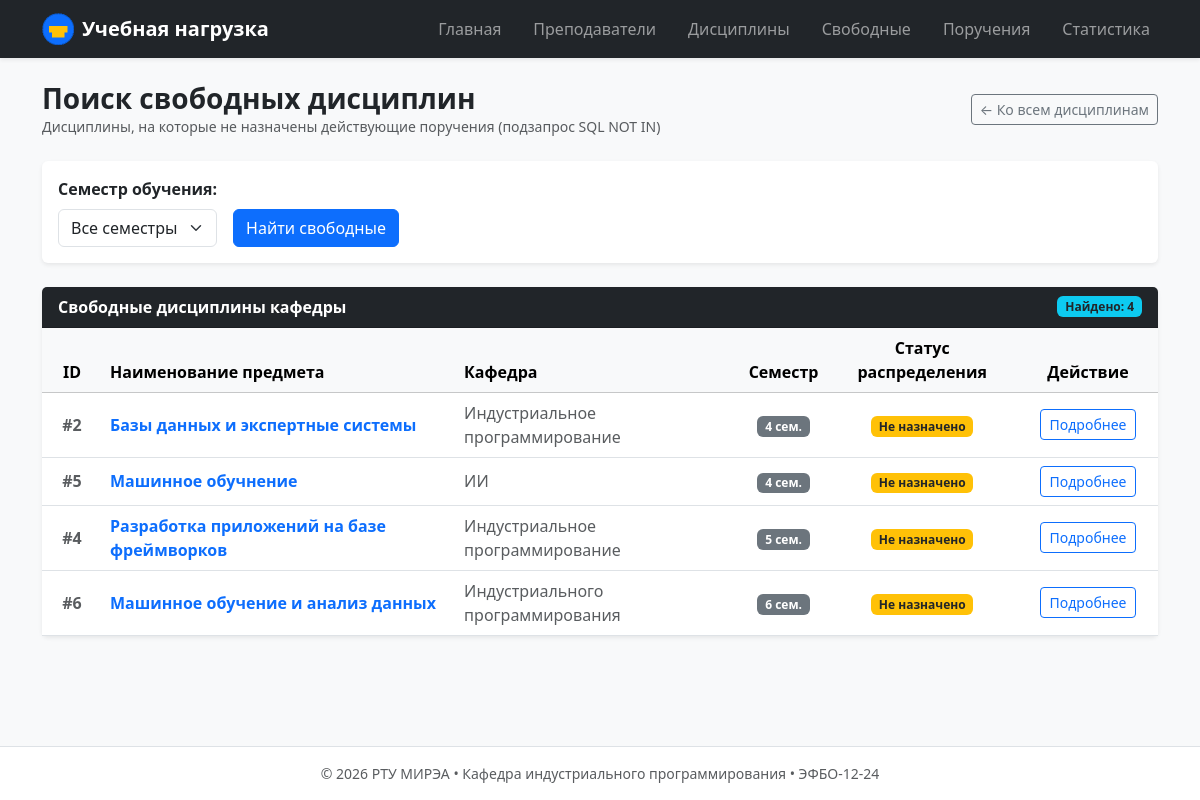
Page /disciplines/available/ on the committed database.
### disciplines/views.py (the view)
# urls.py: path("available/", views.available_disciplines, name="available"),
def available_disciplines(request: HttpRequest) -> HttpResponse:
    semester = request.GET.get("semester", "").strip()
    conn = get_connection()
    if semester and semester.isdigit():
        disciplines_data = conn.execute(
            """
            SELECT id, name, department, semester
            FROM disciplines
            WHERE id NOT IN (
                SELECT discipline_id
                FROM workloads
                WHERE is_cancelled = 0
            ) AND semester = ?
            ORDER BY semester ASC, name ASC;
            """,
            [int(semester)],
        ).fetchall()
    else:
        disciplines_data = conn.execute(
            """
            SELECT id, name, department, semester
            FROM disciplines
            WHERE id NOT IN (
                SELECT discipline_id
                FROM workloads
                WHERE is_cancelled = 0
            )
            ORDER BY semester ASC, name ASC;
            """
        ).fetchall()
    conn.close()
    return render(
        request,
        "disciplines/available.html",
        {
            "disciplines": disciplines_data,
            "semester": semester,
        },
    )

### db/database.py (called while the page is built)
def get_connection():
    conn = sqlite3.connect(DB_PATH)
    conn.row_factory = sqlite3.Row
    conn.execute("PRAGMA foreign_keys = ON")
    return conn

### disciplines/templates/disciplines/available.html (shortened to what this page needs)
{% extends "base.html" %}
{% block content %}
<div class="d-flex justify-content-between align-items-center mb-4">
  <div>
    <h2 class="h3 fw-bold mb-0">Поиск свободных дисциплин</h2>
    <p class="text-muted small mb-0">
      Дисциплины, на которые не назначены действующие поручения (подзапрос SQL NOT IN)
    </p>
  </div>
  <a href="{% url 'disciplines:list' %}" class="btn btn-outline-secondary btn-sm">
    &larr; Ко всем дисциплинам
  </a>
</div>
<div class="card shadow-sm border-0 mb-4">
  <div class="card-body">
    <form method="get" class="row g-3 align-items-end">
      <div class="col-auto">
        <label for="semester" class="form-label fw-semibold">Семестр обучения:</label>
        <select name="semester" id="semester" class="form-select">
          <option value="">Все семестры</option>
        </select>
      </div>
      <div class="col-auto">
        <button type="submit" class="btn btn-primary">
          Найти свободные
        </button>
      </div>
    </form>
  </div>
</div>
<div class="card shadow-sm border-0">
  <div class="card-header bg-dark text-white d-flex justify-content-between align-items-center">
    <span class="fw-semibold">Свободные дисциплины кафедры</span>
    <span class="badge bg-info text-dark">Найдено: {{ disciplines|length }}</span>
  </div>
  <div class="table-responsive">
    <table class="table table-hover align-middle mb-0">
      <thead class="table-light">
        <tr>
          <th class="text-center" style="width: 60px;">ID</th>
          <th>Наименование предмета</th>
          <th>Кафедра</th>
          <th class="text-center">Семестр</th>
          <th class="text-center">Статус распределения</th>
          <th class="text-center" style="width: 140px;">Действие</th>
        </tr>
      </thead>
      <tbody>
        {% for d in disciplines %}
          <tr>
            <td class="text-center text-muted fw-bold">#{{ d.id }}</td>
            <td class="fw-semibold">
              <a href="{% url 'disciplines:detail' d.id %}" class="text-decoration-none">
                {{ d.name }}
              </a>
            </td>
            <td class="text-muted">{{ d.department }}</td>
            <td class="text-center">
              <span class="badge bg-secondary">{{ d.semester }} сем.</span>
            </td>
            <td class="text-center">
              <span class="badge bg-warning text-dark">Не назначено</span>
            </td>
            <td class="text-center">
              <a href="{% url 'disciplines:detail' d.id %}" class="btn btn-sm btn-outline-primary">
                Подробнее
              </a>
            </td>
          </tr>
        {% empty %}
          <tr>
            <td colspan="6" class="text-center py-4 text-muted">
              Нет нераспределенных дисциплин по выбранному критерию.
            </td>
          </tr>
        {% endfor %}
      </tbody>
    </table>
  </div>
</div>
{% endblock %}

### templates/base.html (shortened to what this page needs)
{% load static %}<!DOCTYPE html>
<html lang="ru">
<head>
  <link rel="stylesheet" href="https://cdn.jsdelivr.net/npm/bootstrap@5.3.3/dist/css/bootstrap.min.css">
  <link rel="stylesheet" href="{% static 'homepage/css/style.css' %}">
</head>
<body class="bg-light d-flex flex-column min-vh-100">
  {% include "includes/navigation.html" %}
  <main class="container mb-5 flex-grow-1">
    {% block content %}
    {% endblock %}
  </main>
  <footer class="bg-white border-top py-3 mt-auto text-center text-muted small">
    <div class="container">
      <p class="mb-0">
        &copy; <span id="current-year"></span> РТУ МИРЭА &bull; Кафедра индустриального программирования &bull; ЭФБО-12-24
      </p>
    </div>
  </footer>
</body>
</html>

### templates/includes/navigation.html
{% load static %}
<nav class="navbar navbar-expand-lg navbar-dark bg-dark mb-4 shadow-sm">
  <div class="container">
    <a class="navbar-brand fw-bold d-flex align-items-center" href="{% url 'homepage:index' %}">
      <img src="{% static 'homepage/img/logo.png' %}" alt="Логотип" class="workload-logo me-2">
      <span>Учебная нагрузка</span>
    </a>
    <div class="navbar-nav ms-auto flex-row gap-3">
      <a class="nav-link" href="{% url 'homepage:index' %}">Главная</a>
      <a class="nav-link" href="{% url 'teachers:list' %}">Преподаватели</a>
      <a class="nav-link" href="{% url 'disciplines:list' %}">Дисциплины</a>
      <a class="nav-link" href="{% url 'disciplines:available' %}">Свободные</a>
      <a class="nav-link" href="{% url 'workloads:list' %}">Поручения</a>
      <a class="nav-link" href="{% url 'workloads:statistics' %}">Статистика</a>
    </div>
  </div>
</nav>

### homepage/static/homepage/css/style.css (style rules this page uses)
body { min-height: 100vh; }
.workload-logo { width: 32px; height: 32px; object-fit: contain; vertical-align: middle; }

### rows in the picture
disciplines: id "2", name "Базы данных и экспертные системы", department "Индустриальное программирование", semester "4"
disciplines: id "5", name "Машинное обучнение", department "ИИ", semester "4"
disciplines: id "4", name "Разработка приложений на базе фреймворков", department "Индустриальное программирование", semester "5"
disciplines: id "6", name "Машинное обучение и анализ данных", department "Индустриального программирования", semester "6"

### other values in the picture
{{ disciplines|length }} "4"
